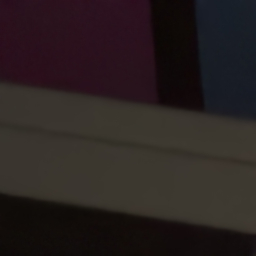
#> input picture research_pipelines/denoising_with_fourier/temp/41ec6a6e-3fc2-4e15-a673-945231e54a38.jpg, 256 x 256 px
$ python -i image_utils.py   (imports and definitions only)   (older library calls are emulated)
#> lines starting #> are read from the running program, lines starting #| are printed output that depends on the picture; after the words box and inside, x2 and y2 are one past the last pixel; in counts of white or black regions, pixels touching at a corner belong together
from typing import Optional, Tuple, Union
import cv2
from PIL import Image
from enum import Enum
import numpy as np
import random
import pywt


class Rotate(Enum):
    """Rotate enumerates class"""
    NONE = lambda x: x
    ROTATE_90_CLOCKWISE = lambda x: np.flip(x.transpose(1, 0, 2), 1)
    ROTATE_180 = lambda x: np.flip(x, (0, 1))
    ROTATE_90_COUNTERCLOCKWISE = lambda x: np.flip(x.transpose(1, 0, 2), 0)
    HORIZONTAL_FLIP = lambda x: np.flip(x, 1)
    VERTICAL_FLIP = lambda x: np.flip(x, 0)


# [112 lines left out: functions rotate_crop, random_crop, apply_transforms, random_crop_with_transforms, not called in this run]


def upper_bin(img, threshold):
    res = img.copy()
    res[img > threshold] = 255
    res[img <= threshold] = 0
    return res


def ring_by_np(size):
    res = np.zeros(shape=(size, size), dtype=np.uint8)
    m = size // 2
    for i in range(size):
        for j in range(size):
            if (i - m) ** 2 + (j - m) ** 2 <= m ** 2:
                res[i][j] = 255
    return res


def increase_sharpen(img):
    img_blured = cv2.GaussianBlur(img, (5, 5), 0)
    img_m = cv2.addWeighted(img, 1.5, img_blured, -0.5, 0)

    kernel = np.array([[-1, -1, -1], [-1, 9, -1], [-1, -1, -1]])
    img_s = cv2.filter2D(img_m, -1, kernel, borderType=cv2.CV_8U)
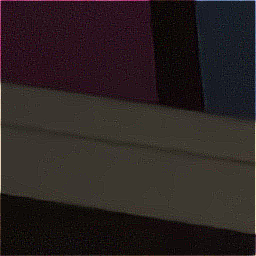
#> img_s: shape (256, 256, 3); mean R, G, B 42.9, 34.4, 34.1
    return img_s


def image_preprocessing(img):
    im = cv2.cvtColor(increase_sharpen(img), cv2.COLOR_RGB2GRAY)
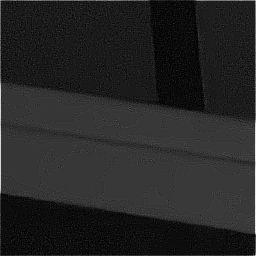
#> im: shape (256, 256); min 0, max 245, mean 36.9
    th = cv2.threshold(im, 0, 255, cv2.THRESH_BINARY + cv2.THRESH_OTSU)[0]
#> th = 38
    im = upper_bin(im, th)
#> in upper_bin, `res[img <= threshold] = 0`:
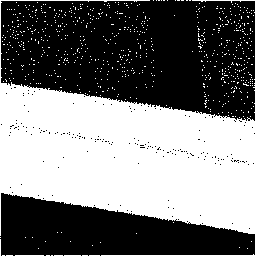
#> res: shape (256, 256); 45.9% white; 746 white regions (744 under 20 px), largest, box (x1, y1, x2, y2) and area: (0, 0, 256, 256) 29027, (15, 255, 44, 256) 29

    k = ring_by_np(5)
    im = upper_bin(cv2.morphologyEx(im, cv2.MORPH_DILATE, k), 10)
#> call 2 of upper_bin, with threshold = 10
#> in upper_bin (call 2), `res = img.copy()`:
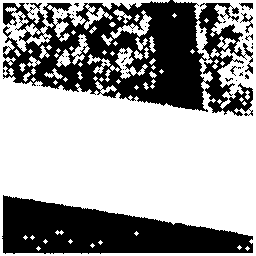
#> res: shape (256, 256); 61.5% white; 40 black regions (34 under 20 px), largest, box (x1, y1, x2, y2) and area: (3, 0, 253, 116) 15676, (2, 195, 253, 254) 9243, (240, 13, 253, 33) 75, (239, 3, 253, 10) 51, (230, 66, 237, 76) 22, (245, 34, 253, 41) 20

    im = 255 - im

    k = np.ones((15, 15))
    im = upper_bin(cv2.morphologyEx(im, cv2.MORPH_DILATE, k), 10)
#> call 3 of upper_bin, with threshold = 10
#> in upper_bin (call 3), `res = img.copy()`:
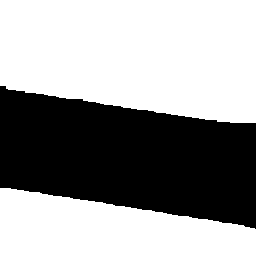
#> res: shape (256, 256); 61% white; 1 black region, box (x1, y1, x2, y2) and area: (0, 86, 256, 229) 25538
    k = np.ones((55, 55))
    im = upper_bin(cv2.morphologyEx(im, cv2.MORPH_ERODE, k), 10)
#> call 4 of upper_bin, with threshold = 10
#> in upper_bin (call 4), `res = img.copy()`:
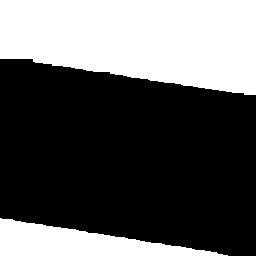
#> res: shape (256, 256); 36.8% white; 2 white regions, box (x1, y1, x2, y2) and area: (0, 0, 256, 95) 19580, (0, 218, 228, 256) 4518
    k = np.ones((55 - 15, 55 - 15))
    im = upper_bin(cv2.morphologyEx(im, cv2.MORPH_DILATE, k), 10)
#> in upper_bin (call 5), `res = img.copy()`:
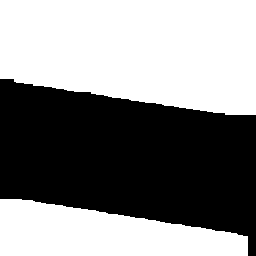
#> res: shape (256, 256); 54% white; 1 black region, box (x1, y1, x2, y2) and area: (0, 79, 256, 256) 30162
    return cv2.cvtColor(im, cv2.COLOR_GRAY2RGB)


# [31 lines left out: functions load_image, pil_load_image, split_by_wavelets, not called in this run]


def merge_by_wavelets(LL: np.ndarray, LH: np.ndarray, HL: np.ndarray, HH: np.ndarray, wavelet_type: str = 'bior1.1') -> np.ndarray:
    res = pywt.idwt2((LL, (LH, HL, HH)), wavelet_type)
    return res


# [13 lines left out: function pad_image_to_inference, not called in this run]

>>> import cv2
>>> picture = cv2.cvtColor(cv2.imread('../temp/41ec6a6e-3fc2-4e15-a673-945231e54a38.jpg'), cv2.COLOR_BGR2RGB)
>>> result = image_preprocessing(picture)

$ run again, on research_pipelines/denoising_with_fourier/temp/bea70fa2-aaad-4771-83cc-377f5a0712bd.jpg
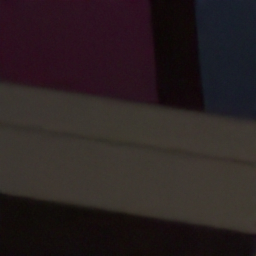
#> input picture research_pipelines/denoising_with_fourier/temp/bea70fa2-aaad-4771-83cc-377f5a0712bd.jpg, 256 x 256 px
#> th = 38
#> in upper_bin, `res[img <= threshold] = 0`:
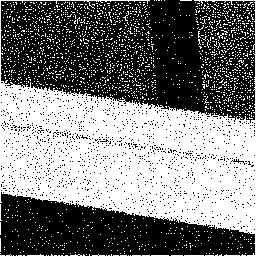
#> res: shape (256, 256); 48% white; 2114 white regions (2112 under 20 px), largest, box (x1, y1, x2, y2) and area: (0, 0, 256, 256) 27488, (184, 255, 204, 256) 20
#> in upper_bin (call 5), `res = img.copy()`:
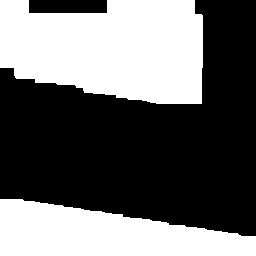
#> res: shape (256, 256); 42.1% white; 2 white regions, box (x1, y1, x2, y2) and area: (0, 0, 203, 104) 17498, (0, 199, 256, 256) 10089
